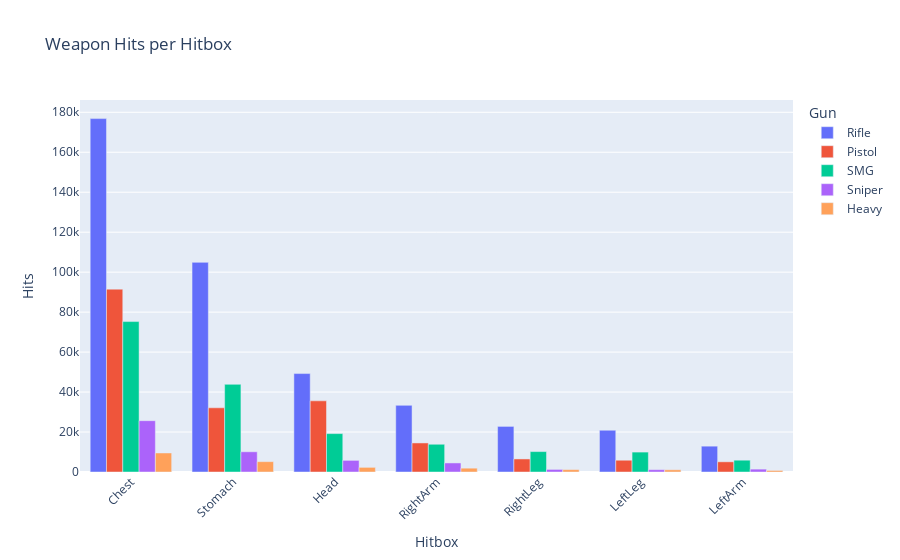

The notebook cell this image was saved under:
### Code cell
import pandas as pd
import plotly.express as px

# Supondo que você já tem seu dataframe weapon_events

# Group by Hitbox and Gun, then summarize Hits
grouped_data = weapon_events.groupby(['hitbox', 'wp_type']).size().reset_index(name='Hits')
# Ordenar os dados por 'Hits' em ordem decrescente
grouped_data = grouped_data.sort_values(by='Hits', ascending=False)
# Filter Hits > 20 and Hitbox != 'Generic'
filtered_data = grouped_data[(grouped_data['Hits'] > 20) & (grouped_data['hitbox'] != 'Generic')]

# Plot
fig = px.bar(filtered_data, x='hitbox', y='Hits', color='wp_type', 
             labels={'hitbox': 'Hitbox', 'Hits': 'Hits', 'wp_type': 'Gun'},
             title='Weapon Hits per Hitbox',
             barmode='group')

# Rotate x-axis labels
fig.update_layout(xaxis_tickangle=-45)

# Show the plot
fig.show()

### Figure 1 — Plotly figure (JSON) as saved in the notebook; plotly's stock layout.template omitted (floating-point values rounded to 4 significant figures)
{"data": [{"alignmentgroup": "True", "hovertemplate": "Gun=Rifle<br>Hitbox=%{x}<br>Hits=%{y}<extra></extra>", "legendgroup": "Rifle", "marker": {"color": "#636efa", "pattern": {"shape": ""}}, "name": "Rifle", "offsetgroup": "Rifle", "orientation": "v", "showlegend": true, "textposition": "auto", "type": "bar", "x": ["Chest", "Stomach", "Head", "RightArm", "RightLeg", "LeftLeg", "LeftArm"], "xaxis": "x", "y": [176844, 104903, 49257, 33352, 22818, 20899, 12930], "yaxis": "y"}, {"alignmentgroup": "True", "hovertemplate": "Gun=Pistol<br>Hitbox=%{x}<br>Hits=%{y}<extra></extra>", "legendgroup": "Pistol", "marker": {"color": "#EF553B", "pattern": {"shape": ""}}, "name": "Pistol", "offsetgroup": "Pistol", "orientation": "v", "showlegend": true, "textposition": "auto", "type": "bar", "x": ["Chest", "Head", "Stomach", "RightArm", "RightLeg", "LeftLeg", "LeftArm"], "xaxis": "x", "y": [91504, 35614, 32120, 14536, 6530, 5891, 5098], "yaxis": "y"}, {"alignmentgroup": "True", "hovertemplate": "Gun=SMG<br>Hitbox=%{x}<br>Hits=%{y}<extra></extra>", "legendgroup": "SMG", "marker": {"color": "#00cc96", "pattern": {"shape": ""}}, "name": "SMG", "offsetgroup": "SMG", "orientation": "v", "showlegend": true, "textposition": "auto", "type": "bar", "x": ["Chest", "Stomach", "Head", "RightArm", "RightLeg", "LeftLeg", "LeftArm"], "xaxis": "x", "y": [75276, 43871, 19215, 13882, 10217, 9969, 5909], "yaxis": "y"}, {"alignmentgroup": "True", "hovertemplate": "Gun=Sniper<br>Hitbox=%{x}<br>Hits=%{y}<extra></extra>", "legendgroup": "Sniper", "marker": {"color": "#ab63fa", "pattern": {"shape": ""}}, "name": "Sniper", "offsetgroup": "Sniper", "orientation": "v", "showlegend": true, "textposition": "auto", "type": "bar", "x": ["Chest", "Stomach", "Head", "RightArm", "LeftArm", "RightLeg", "LeftLeg"], "xaxis": "x", "y": [25680, 10123, 5814, 4528, 1438, 1289, 1168], "yaxis": "y"}, {"alignmentgroup": "True", "hovertemplate": "Gun=Heavy<br>Hitbox=%{x}<br>Hits=%{y}<extra></extra>", "legendgroup": "Heavy", "marker": {"color": "#FFA15A", "pattern": {"shape": ""}}, "name": "Heavy", "offsetgroup": "Heavy", "orientation": "v", "showlegend": true, "textposition": "auto", "type": "bar", "x": ["Chest", "Stomach", "Head", "RightArm", "RightLeg", "LeftLeg", "LeftArm"], "xaxis": "x", "y": [9521, 5175, 2326, 1915, 1203, 1109, 770], "yaxis": "y"}], "layout": {"barmode": "group", "legend": {"title": {"text": "Gun"}, "tracegroupgap": 0}, "title": {"text": "Weapon Hits per Hitbox"}, "xaxis": {"anchor": "y", "domain": [0, 1], "tickangle": -45, "title": {"text": "Hitbox"}}, "yaxis": {"anchor": "x", "domain": [0, 1], "title": {"text": "Hits"}}}}
